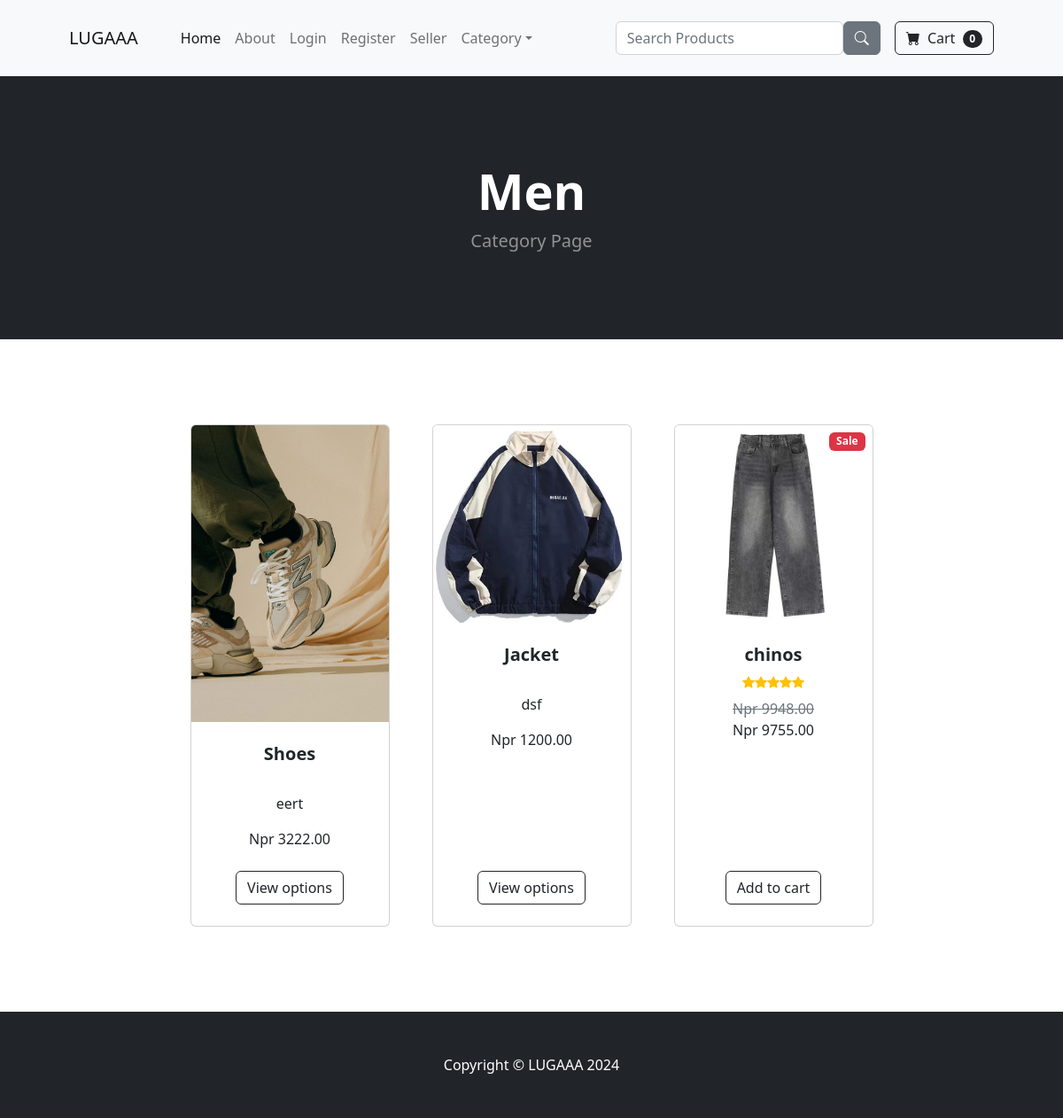
Page /category/Men on the committed database.
### store/models.py (models this page shows, shortened)
class Category(models.Model):
    name = models.CharField(max_length=50, unique=True)
    parent = models.ForeignKey('self', on_delete=models.CASCADE, blank=True, null=True, related_name='children' )
    category_image = models.ImageField(upload_to='uploads/category/')
    def __str__(self):
        return self.name
    class Meta:
        verbose_name_plural = 'Categories'

class Product(models.Model):
    name =  models.CharField(max_length=100)
    price =  models.DecimalField(default=0, decimal_places=2, max_digits = 8)
    category =  models.ForeignKey(Category, on_delete=models.CASCADE, null=True, blank=True)
    description =  models.CharField(max_length=250, default='', blank = True, null=True)
    image = models.ImageField(upload_to='uploads/product/')
    is_sale = models.BooleanField(default= False)
    sale_price = models.DecimalField(default=0, decimal_places=2, max_digits = 8, null=True)
    in_stock =  models.PositiveIntegerField(default=1)

### store/views.py (the view)
# urls.py: path('category/<str:foo>', views.category, name='category'),#urlpatterns for category page
def category(request, foo):
    foo = foo.replace('-', ' ')
    try:
        category = Category.objects.get(name=foo)
        if category.children.exists():
            child_categories = category.children.all()
            products = Product.objects.filter(category__in= child_categories)
        else:
            products = Product.objects.filter(category = category)
        return render(request, 'category.html', {'products': products, 'category': category})
    except:
        messages.success(request, ("The Category Doesnt exist."))
        return redirect('home')

### cart/cart.py (called while the page is built)
    def __len__(self):
        return len(self.cart)

### cart/context_processor.py (called while the page is built)
def cart(request):
    return {'cart': Cart(request)}

### store/templates/category.html
{% extends 'base.html' %}
{% load static %}
{% block content %}
        <header class="bg-dark py-5">
            <div class="container px-4 px-lg-5 my-5">
                <div class="text-center text-white">
                    <h1 class="display-4 fw-bolder">{{category}}</h1>
                    <p class="lead fw-normal text-white-50 mb-0">Category Page</p>
                </div>
            </div>
        </header>
        <section class="py-5">
            <div class="container px-4 px-lg-5 mt-5">
                <div class="row gx-4 gx-lg-5 row-cols-2 row-cols-md-3 row-cols-xl-4 justify-content-center">
                   {% for product in products %}
                        {% if product.is_sale %}
                        <div class="col mb-5">
                            <div class="card h-100">
                                <div class="badge bg-danger text-white position-absolute" style="top: 0.5rem; right: 0.5rem">Sale</div>
                                <img class="card-img-top" src="{{ product.image.url }}" alt="..." />
                                <div class="card-body p-4">
                                    <div class="text-center">
                                        <h5 class="fw-bolder">{{  product.name }}</h5>
                                        <div class="d-flex justify-content-center small text-warning mb-2">
                                            <div class="bi-star-fill"></div>
                                            <div class="bi-star-fill"></div>
                                            <div class="bi-star-fill"></div>
                                            <div class="bi-star-fill"></div>
                                            <div class="bi-star-fill"></div>
                                        </div>
                                        <span class="text-muted text-decoration-line-through">Npr {{product.price}}</span><br>
                                        Npr {{product.sale_price}}
                                    </div>
                                </div>
                                <div class="card-footer p-4 pt-0 border-top-0 bg-transparent">
                                    <div class="text-center"><a class="btn btn-outline-dark mt-auto" href="{% url 'product' product.id %}">Add to cart</a></div>
                                </div>
                            </div>
                        </div>
                        {% else %}
                    <div class="col mb-5">
                        <div class="card h-100">
                            <img class="card-img-top" src="{{ product.image.url }}" alt="..." />
                            <div class="card-body p-4">
                                <div class="text-center">
                                    <h5 class="fw-bolder">{{ product.name}}</h5><br>
                                    <p>{{ product.description }}</p>
                                    Npr {{product.price }}
                                </div>
                            </div>
                            <div class="card-footer p-4 pt-0 border-top-0 bg-transparent">
                                <div class="text-center"><a class="btn btn-outline-dark mt-auto" href="{% url 'product' product.id %}">View options</a></div>
                            </div>
                        </div>
                    </div>
                    {% endif %}
                    {% endfor %}
        </section>
{% endblock %}

### rows in the picture
Category: name "Men"
Product: image (picture), name "Shoes", description "eert", price "3222.00"
Product: image (picture), name "Jacket", description "dsf", price "1200.00"
Product: image (picture), name "chinos", price "9948.00", sale_price "9755.00"

### other values in the picture
{{ cart|length }} "0"
